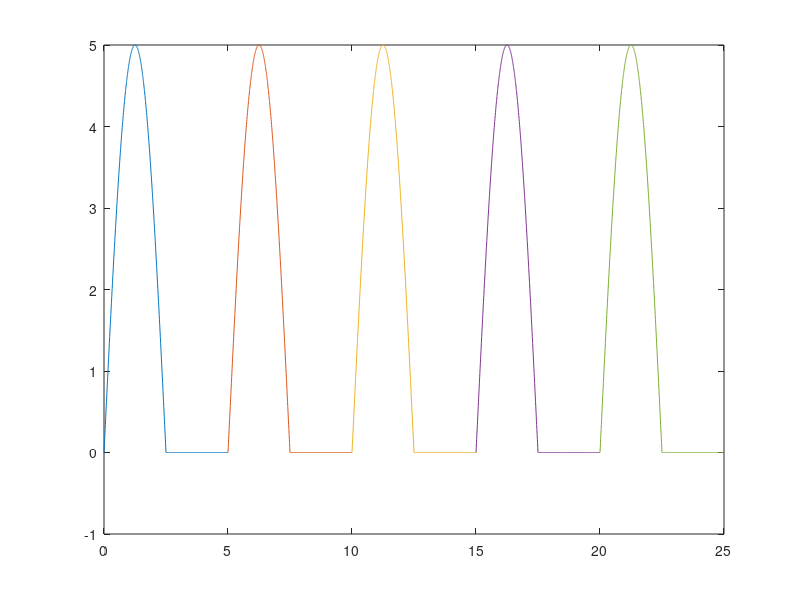

This chart was generated by the following MATLAB code:
 clc;
 clear all;
 N=input('Enter the cycles');
 T=input('Enter the fundamental period');
 f=1/T;
 A=input('Enter the Amplitude');
 for i=1:N
     t=(i-1)*T:0.001*T:i*(T);
     X=(t<=(i-1)*T+T/2).*(A*sin(2*pi*f*t));
     plot(t,X);
     hold on;
 end
 
 
